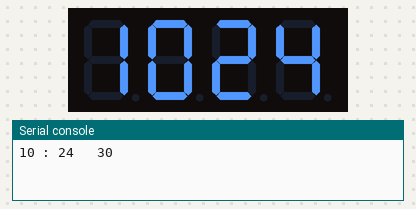
A program run on a simulated MicroPython board. On the bench: 4-digit seven-segment display, the last lines printed to the serial console. The clock reads 2024-03-15 10:24:30 at power-on unless the program sets it; library files of the repository ran but are not shown: tm1637.py.

Above: at 0.1 s.
At 54.6 s:
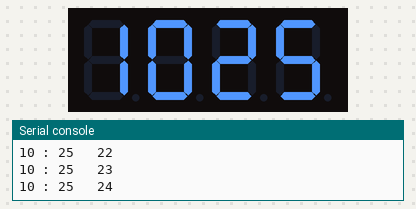
At 110.1 s:
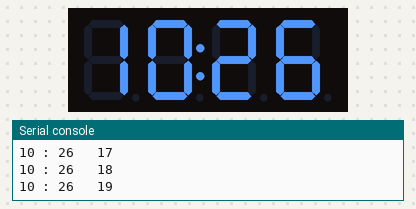

The program:

03-display-hours-minutes.py
```python
# display hours and minutes on the TM1637 LED display
import tm1637
from machine import Pin
from utime import sleep, localtime
tm = tm1637.TM1637(clk=Pin(0), dio=Pin(1))

counter = 0
while True:
    now = localtime()
    hours = now[3]
    minutes = now[4]
    seconds = now[5]
    print(hours, ":", minutes, ' ', seconds)
    # flash the colon on and off
    if (seconds % 2):
        tm.numbers(hours, minutes, True)
    else:
        tm.numbers(hours, minutes, False)
    sleep(1)
```
